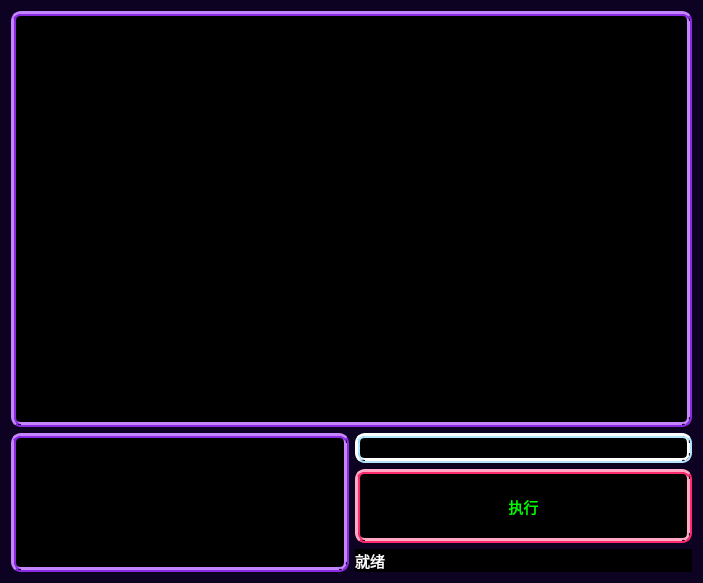
<?xml version="1.0" encoding="UTF-8"?>
<ui version="4.0">
 <class>CommandBox</class>
 <widget class="QWidget" name="CommandBox">
  <property name="geometry">
   <rect>
    <x>0</x>
    <y>0</y>
    <width>703</width>
    <height>583</height>
   </rect>
  </property>
  <property name="windowTitle">
   <string>Form</string>
  </property>
  <property name="styleSheet">
   <string notr="true">QWidget
{
	background-color:#0D0221;
}


   QLineEdit
{
	border:5px ridge #B3E5FC;
                                            border-radius:10px;
                                            font-size:15px;
                                            color:#05D9E8;
                                            background-color:black;
}
QPushButton
{
	border:5px ridge #FF2A6D;
                                               border-radius:10px;
                                               font-size:15px;
                                               color:#00FF00;
                                               background-color:black;
}

QTextEdit
{
	border:5px ridge #8A2BE2;
                                            border-radius:10px;
                                            font-size:15px;
                                            color:#00FF00;
                                            background-color:black;
}

QLabel
{
	 font-size:15px;
                                             color:white;
                                             background-color:black;
}

</string>
  </property>
  <layout class="QVBoxLayout" name="verticalLayout_3">
   <item>
    <layout class="QVBoxLayout" name="verticalLayout_2" stretch="3,1">
     <item>
      <widget class="QTextEdit" name="outputArea">
       <property name="readOnly">
        <bool>true</bool>
       </property>
      </widget>
     </item>
     <item>
      <layout class="QHBoxLayout" name="horizontalLayout">
       <item>
        <widget class="QTextEdit" name="status">
         <property name="readOnly">
          <bool>true</bool>
         </property>
        </widget>
       </item>
       <item>
        <layout class="QVBoxLayout" name="verticalLayout" stretch="1,2,1">
         <item>
          <widget class="QLineEdit" name="inputField">
           <property name="sizePolicy">
            <sizepolicy hsizetype="Expanding" vsizetype="Maximum">
             <horstretch>0</horstretch>
             <verstretch>0</verstretch>
            </sizepolicy>
           </property>
          </widget>
         </item>
         <item>
          <widget class="QPushButton" name="executeButton">
           <property name="sizePolicy">
            <sizepolicy hsizetype="Expanding" vsizetype="Expanding">
             <horstretch>0</horstretch>
             <verstretch>0</verstretch>
            </sizepolicy>
           </property>
           <property name="text">
            <string>执行</string>
           </property>
          </widget>
         </item>
         <item>
          <widget class="QLabel" name="statusLabel">
           <property name="sizePolicy">
            <sizepolicy hsizetype="Expanding" vsizetype="Maximum">
             <horstretch>0</horstretch>
             <verstretch>0</verstretch>
            </sizepolicy>
           </property>
           <property name="text">
            <string>就绪</string>
           </property>
          </widget>
         </item>
        </layout>
       </item>
      </layout>
     </item>
    </layout>
   </item>
  </layout>
 </widget>
 <resources/>
 <connections/>
</ui>
